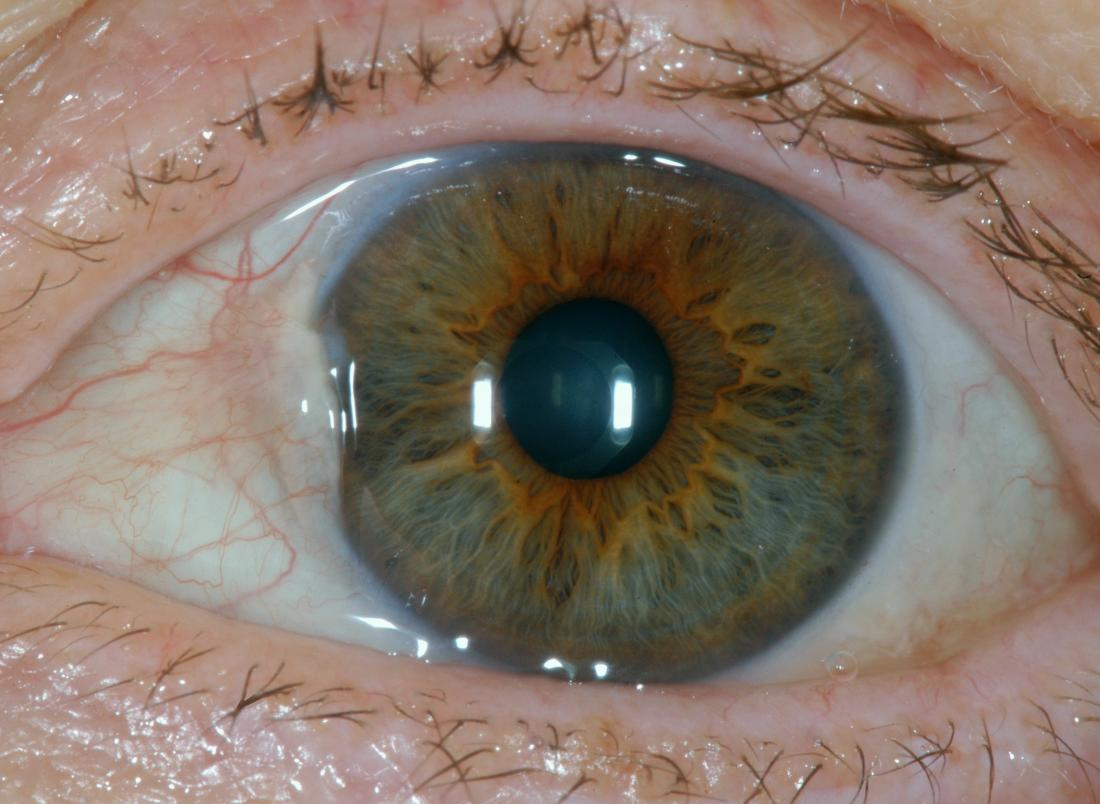
#> input picture images/iris2.jpg, 1100 x 804 px, found by its file name
$ python test_one_img.py
#> lines starting #> are read from the running program, lines starting #| are printed output that depends on the picture; after the words box and inside, x2 and y2 are one past the last pixel; in counts of white or black regions, pixels touching at a corner belong together
import cv2
import numpy as np
import os


def load_image(path):
    global images
    global real_images
    images = cv2.imread(path)
#> images is the input picture: shape (804, 1100, 3); mean B, G, R 104.8, 116.8, 133.7
    real_images = images

def filtering():
    global img
    global cimg
    img = cv2.cvtColor(images, cv2.COLOR_BGR2GRAY)
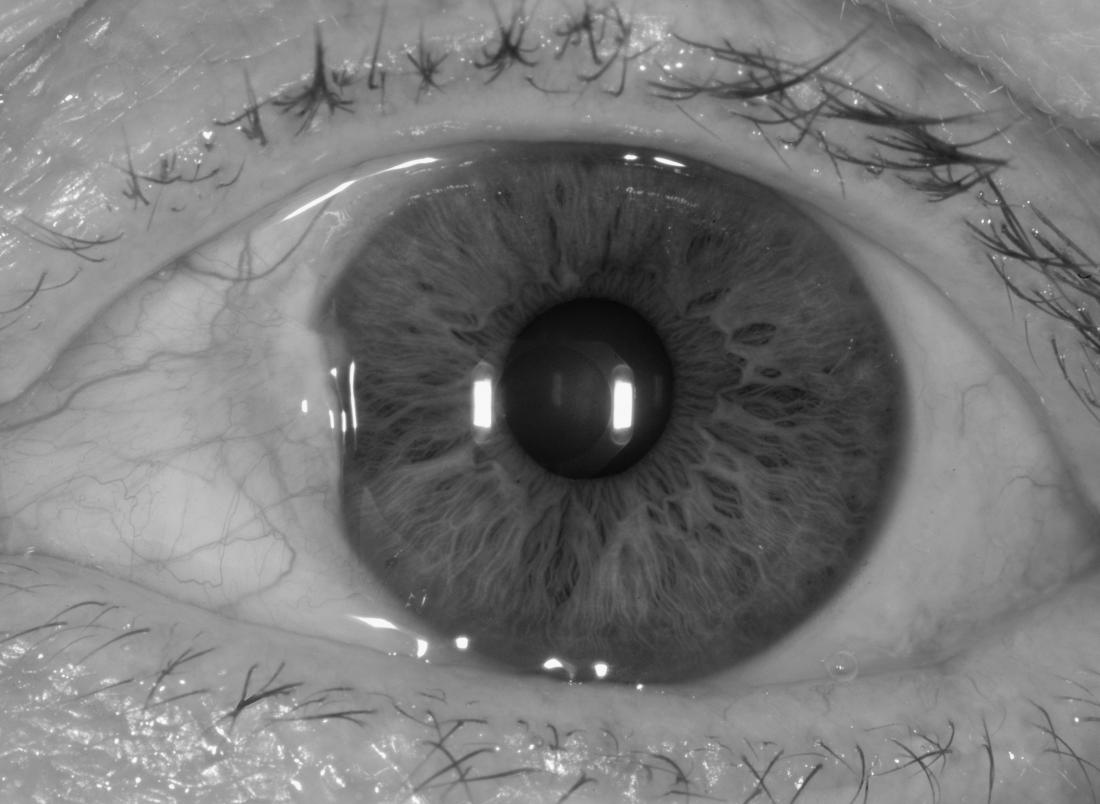
#> img: shape (804, 1100); min 6, max 255, mean 120.5
    # [4 lines of commented-out code are left out]
    img = cv2.blur(img,(5,5))
    show_images_array(img)


def show_images_array(my_images):
    cv2.imshow('image', my_images)
    cv2.waitKey(0)
    cv2.destroyAllWindows()

def iris_recognition():
    _, thresh = cv2.threshold(img, 100, 255, cv2.THRESH_BINARY)
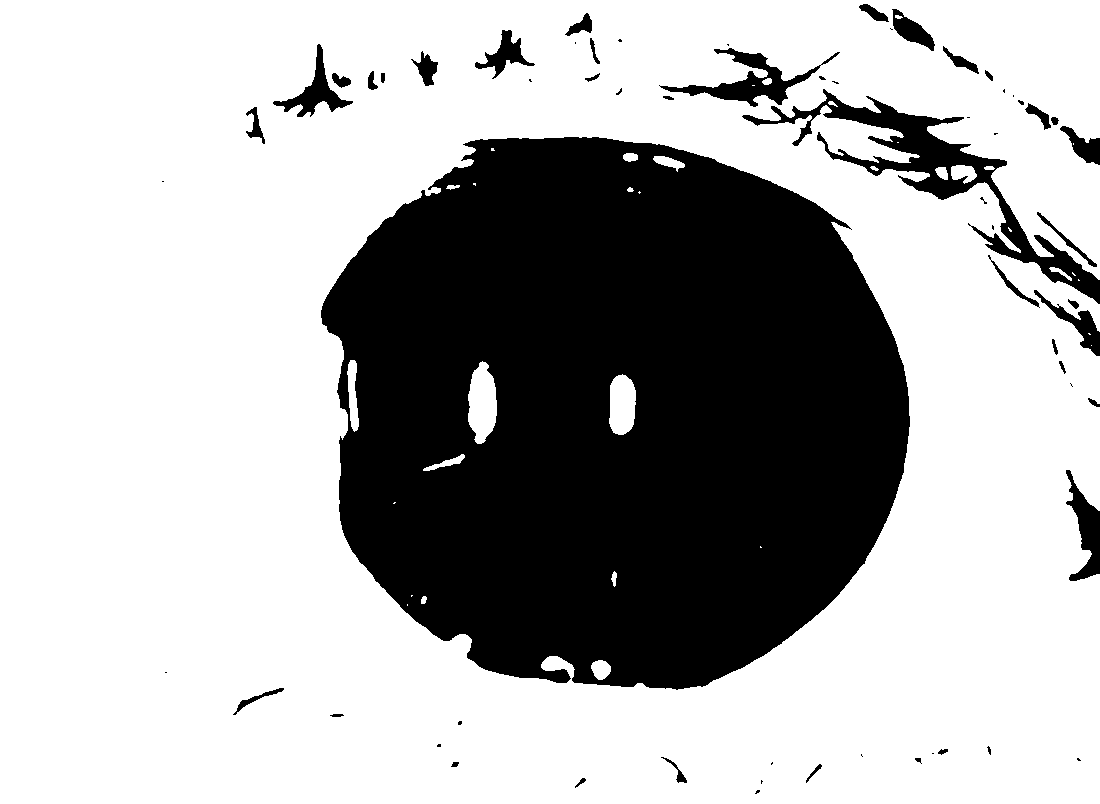
#> thresh: shape (804, 1100); 68.9% white; 64 black regions (26 under 20 px), largest, box (x1, y1, x2, y2) and area: (321, 137, 910, 690) 251898, (742, 89, 1100, 304) 10460, (659, 48, 840, 107) 2675
    circles = cv2.HoughCircles(
        thresh, cv2.HOUGH_GRADIENT, 1, img.shape[0], param1=30, param2=20, minRadius=0, maxRadius=0)
#> circles = [[645.5, 414.5, 262.7]]
    draw_circles(circles)

def draw_circles(circles, pupil=False):
#> called with circles = array of shape (1, 1, 3), pupil = False
    circles = np.uint16(np.around(circles))
#> circles = [[646, 414, 263]]
    for i in circles[0, :]:
        if pupil is False:
            # draw the outer circle
            cv2.circle(real_images, (i[0], i[1]), i[2], (0, 255, 0), 2)
            # draw the center of the circle
            cv2.circle(real_images, (i[0], i[1]), 2, (0, 0, 255), 3)
        else:
            cv2.circle(real_images, (i[0], i[1]), i[2], (255, 0, 0), 2)
            cv2.circle(real_images, (i[0], i[1]), 2, (255, 255, 0), 3)
#> this loop made 1 pass
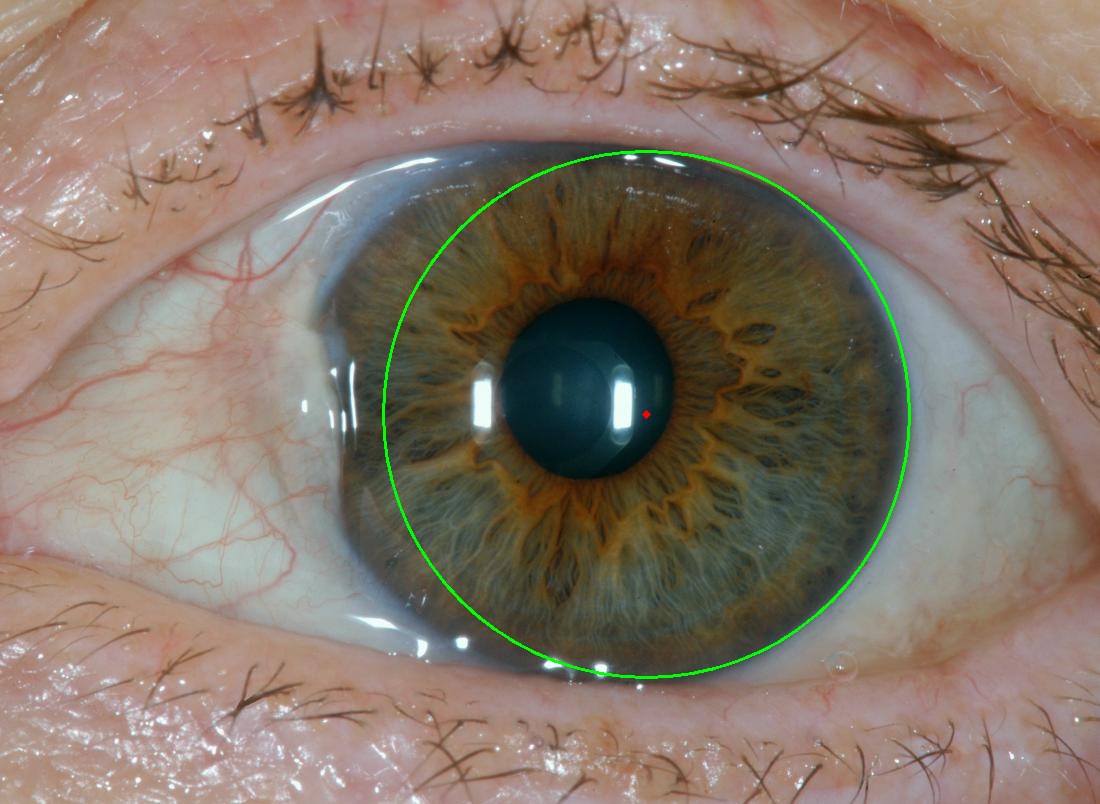
#> real_images: shape (804, 1100, 3); 0.56% of pixels changed, all inside (x1, y1, x2, y2) = (382, 150, 911, 679)

def pupil_recognition():
    _, thresh = cv2.threshold(img, 20, 255, cv2.THRESH_BINARY)
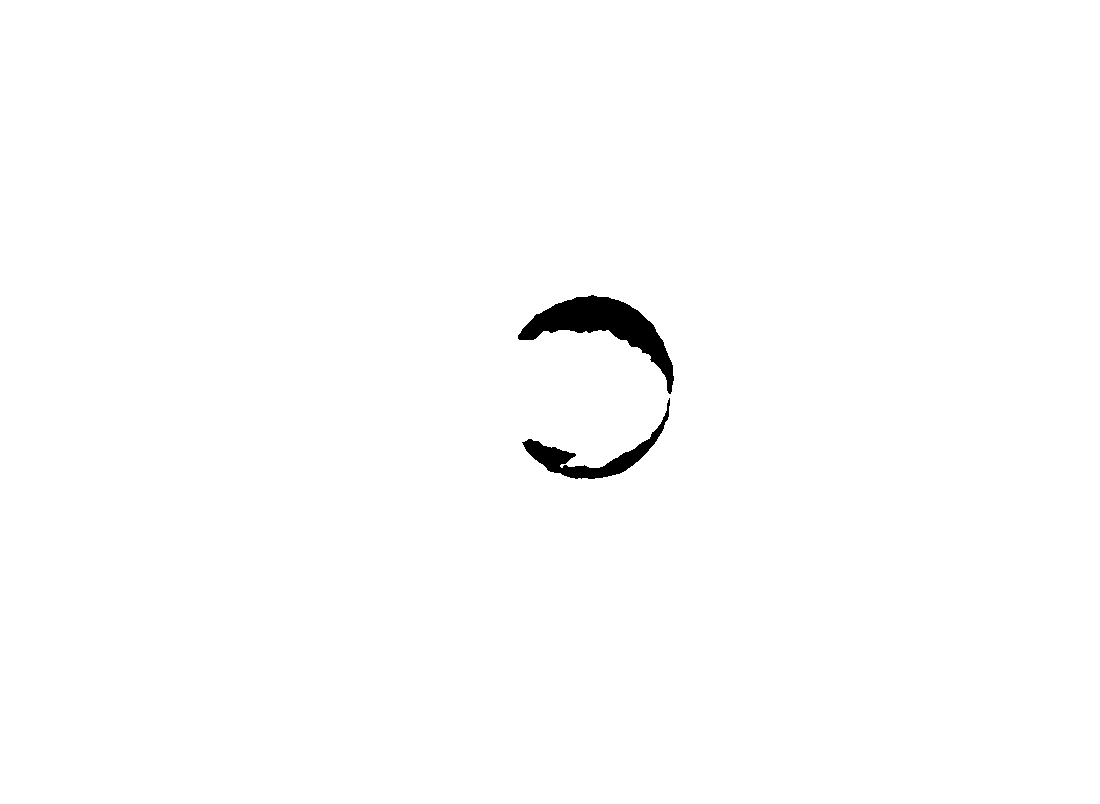
#> thresh: shape (804, 1100); 99.2% white; 2 black regions, box (x1, y1, x2, y2) and area: (518, 295, 674, 394) 4746, (522, 398, 670, 479) 2278
    circles = cv2.HoughCircles(
        thresh, cv2.HOUGH_GRADIENT, 1, img.shape[0], param1=30, param2=20, minRadius=0, maxRadius=0)
#> circles = [[589.5, 386.5, 91]]
    draw_circles(circles, pupil=True)
#> call 2 of draw_circles, with circles = array of shape (1, 1, 3), pupil = True
#> in draw_circles (call 2), `circles = np.uint16(np.around(circles))`: circles = [[590, 386, 91]]
#> the loop in draw_circles (call 2), `for i in circles[0, :]:` made 1 pass
#> after the loop in draw_circles (call 2), `for i in circles[0, :]:`:
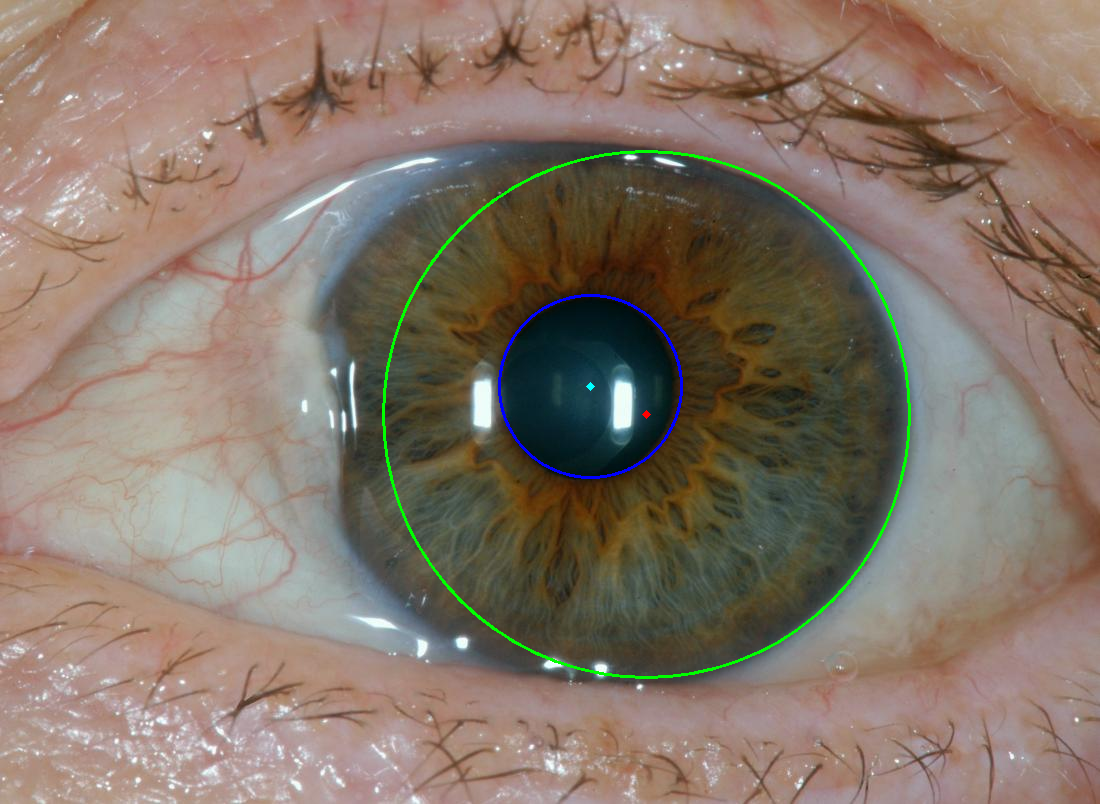
#> real_images: shape (804, 1100, 3); 0.2% of pixels changed, all inside (x1, y1, x2, y2) = (498, 294, 683, 479)
    #cv2.imshow('Threshold pupil', thresh)


def display_image():
    cv2.imshow('Detected iris + pupil', real_images)

load_image('E:\programmi\Phyton\Progetti\Iridology\images\iris2.jpg')
filtering()
iris_recognition()
pupil_recognition()

display_image()
cv2.waitKey(0)
cv2.destroyAllWindows()

$ run again, with images/iris1.jpg copied over images/iris2.jpg
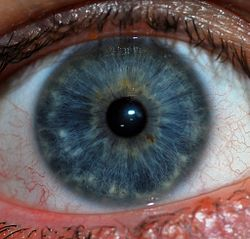
#> input picture images/iris1.jpg, 250 x 239 px, found by its file name
#> in load_image, images is the input picture: shape (239, 250, 3); mean B, G, R 90.2, 88.7, 98.9
#> in iris_recognition, `_, thresh = cv2.threshold(img, 100, 255, cv2.THRESH_BINARY)`:
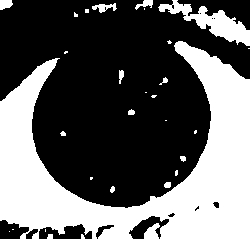
#> thresh: shape (239, 250); 38.1% white; 30 white regions (16 under 20 px), largest, box (x1, y1, x2, y2) and area: (0, 41, 250, 239) 20451, (158, 0, 250, 46) 1434, (144, 223, 160, 239) 165
#> in iris_recognition, `circles = cv2.HoughCircles( thresh, cv2.HOUGH_GRADIENT, 1, img.shape[0..`: circles = [[122.5, 117.5, 87]]
#> in draw_circles, `circles = np.uint16(np.around(circles))`: circles = [[122, 118, 87]]
#> the loop in draw_circles, `for i in circles[0, :]:` made 1 pass
#> in pupil_recognition, `circles = cv2.HoughCircles( thresh, cv2.HOUGH_GRADIENT, 1, img.shape[0..`: circles = [[126.5, 116.5, 20.5]]
#> in draw_circles (call 2), `circles = np.uint16(np.around(circles))`: circles = [[126, 116, 20]]
#> the loop in draw_circles (call 2), `for i in circles[0, :]:` made 1 pass
#> after the loop in draw_circles (call 2), `for i in circles[0, :]:`:
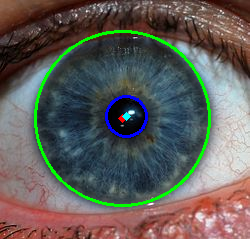
#> real_images: shape (239, 250, 3); mean B, G, R 89.3, 93.5, 96.6

$ run again, with images/iris10.jpg copied over images/iris2.jpg
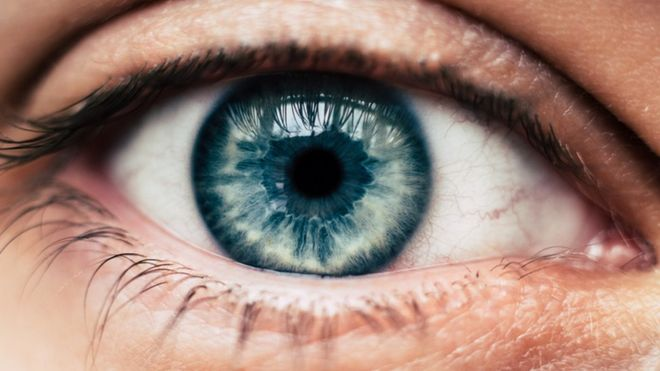
#> input picture images/iris10.jpg, 660 x 371 px, found by its file name
#> in load_image, images is the input picture: shape (371, 660, 3); mean B, G, R 118.4, 129.1, 155.3
#> in iris_recognition, `_, thresh = cv2.threshold(img, 100, 255, cv2.THRESH_BINARY)`:
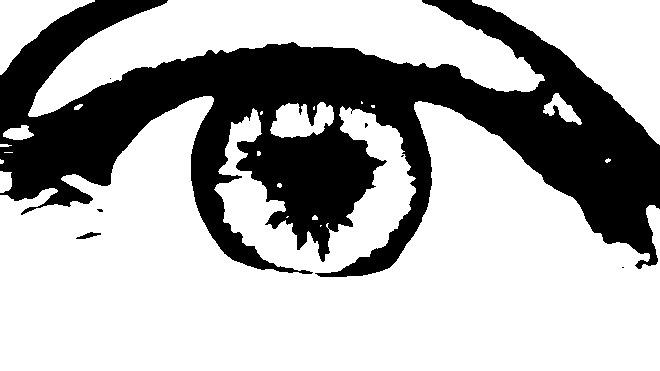
#> thresh: shape (371, 660); 68.3% white; 7 black regions (5 under 20 px), largest, box (x1, y1, x2, y2) and area: (0, 0, 660, 277) 77492, (76, 232, 101, 239) 83
#> in iris_recognition, `circles = cv2.HoughCircles( thresh, cv2.HOUGH_GRADIENT, 1, img.shape[0..`: circles = [[326.5, 174.5, 105.1]]
#> in draw_circles, `circles = np.uint16(np.around(circles))`: circles = [[326, 174, 105]]
#> the loop in draw_circles, `for i in circles[0, :]:` made 1 pass
#> in pupil_recognition, `circles = cv2.HoughCircles( thresh, cv2.HOUGH_GRADIENT, 1, img.shape[0..`: circles = [[296.5, 166.5, 99.5]]
#> in draw_circles (call 2), `circles = np.uint16(np.around(circles))`: circles = [[296, 166, 100]]
#> the loop in draw_circles (call 2), `for i in circles[0, :]:` made 1 pass
#> after the loop in draw_circles (call 2), `for i in circles[0, :]:`:
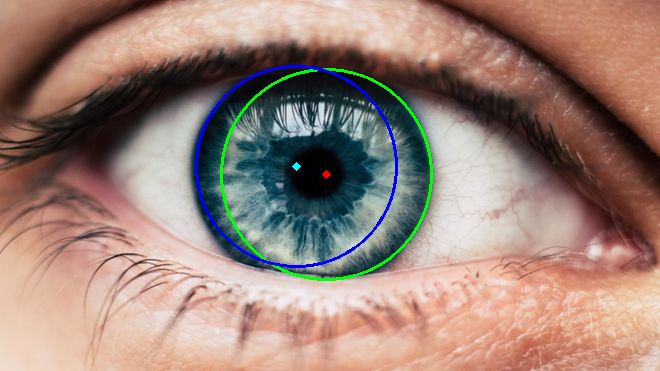
#> real_images: shape (371, 660, 3); mean B, G, R 119.1, 129.8, 154.3
